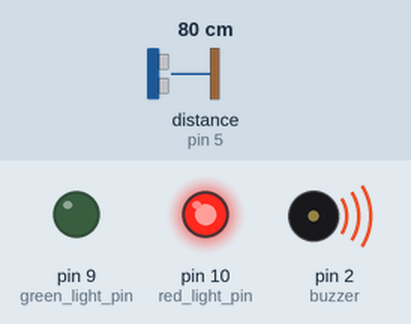
The sketch below on a simulated Arduino Uno, built with avr-gcc and run on an emulated ATmega328P. Shown: output pins drawn as LEDs (lit = HIGH), buzzer (waves = sounding). Wiring (inferred from the names in the program): ultrasonic range finder: trigger pin 4; echo pin 5. The inputs (shaded band) are chosen by the test bench; at power-on: distance to the obstacle (sensor on pin 5) 80 cm. The echo pulse lasts 58.3 µs per cm; pins used as bus, display or sensor lines are not drawn.

Above: at 1.2 s.
1.3 s: distance to the obstacle (sensor on pin 5) set to 234 cm
2.8 s: distance to the obstacle (sensor on pin 5) set to 243 cm
At 3.9 s:
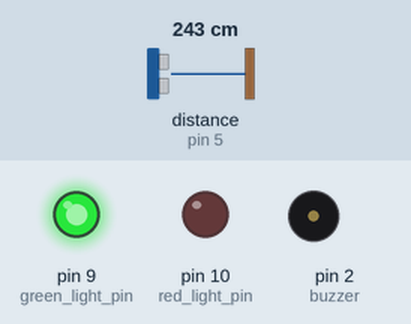
4.6 s: distance to the obstacle (sensor on pin 5) set to 2 cm
At 5.8 s:
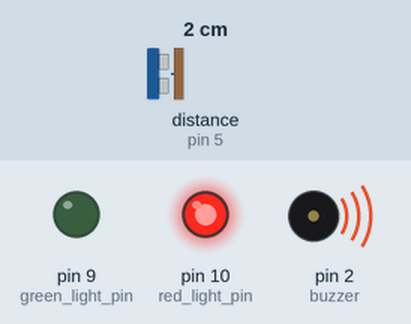
6.1 s: distance to the obstacle (sensor on pin 5) set to 250 cm
At 6.7 s:
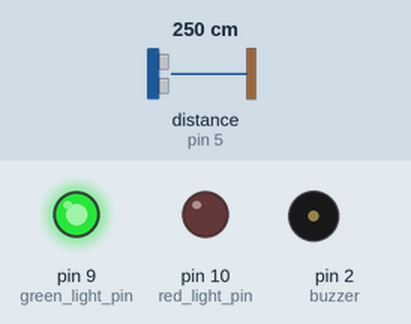
Timing chart, 0 to 8.6 s (numbered marks = the images above; inputs shaded):
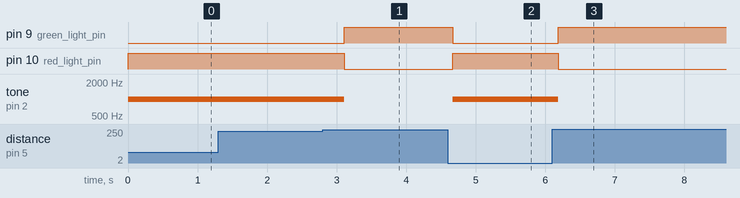

Measured:
- the behaviour switches between 238 and 239 cm on distance to the obstacle (sensor on pin 5) (found by bisection; images 0 and 1)
- after the input at 1.3 s, every drawn part: stays the same
- after the input at 2.8 s, pin 9 (green_light_pin): LOW → HIGH after 0.31 s; pin 10 (red_light_pin): HIGH → LOW after 0.31 s; tone on pin 2 (buzzer): 1000 Hz → silent after 0.31 s
- after the input at 4.6 s, pin 9 (green_light_pin): HIGH → LOW after 0.07 s; pin 10 (red_light_pin): LOW → HIGH after 0.07 s; tone on pin 2 (buzzer): silent → 1000 Hz after 0.07 s
- after the input at 6.1 s, pin 9 (green_light_pin): LOW → HIGH after 0.09 s; pin 10 (red_light_pin): HIGH → LOW after 0.09 s; tone on pin 2 (buzzer): 1000 Hz → silent after 0.09 s

The sketch:

COVID_Motion_Detector.ino
```cpp
/*
COVID Motion Sensor
Created by Esther Cho, Eunbin Choe
Used : Arduino Uno
This project is intended to demonstrate the 2 metre social distancing for COVID-19
If a person is coming close to the sensor, the sensor detects the person which makes the project flashes the led red as well as having the alarm sound
Otherwise, only the led flashes green
*/

const int trigPin = 4; //ultransonic sensor output
const int echoPin = 5; //ultransonic sensor input
long duration;
int distance;
const int buzzer = 2;

const int red_light_pin = 10;
const int green_light_pin = 9;
const int led_on = 255; //highest RGB value for led (purest)
const int led_off = 0;

void setup() {
pinMode(trigPin, OUTPUT);
pinMode(echoPin, INPUT);
pinMode(buzzer, OUTPUT);

pinMode(red_light_pin, OUTPUT);
pinMode(green_light_pin, OUTPUT);
}

void loop() {

digitalWrite(trigPin, LOW);
delayMicroseconds(2);
digitalWrite(trigPin, HIGH);
delayMicroseconds(10);
digitalWrite(trigPin, LOW);

duration = pulseIn(echoPin, HIGH);

distance= duration*0.029/2; // calculate for using meters , 200=2m

if (distance <= 200){
  analogWrite(red_light_pin, led_on);
  analogWrite(green_light_pin, led_off);
  tone(buzzer, 1000);
}
else {
  analogWrite(red_light_pin, led_off);
  analogWrite(green_light_pin, led_on);
  noTone(buzzer);
}
delay(300); //delay led when sensed
}
```
